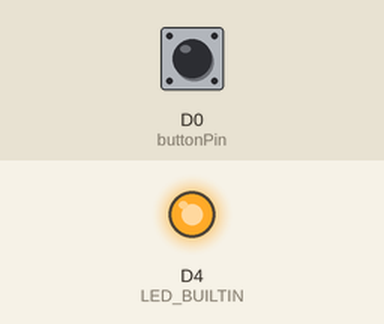
Simulated run of this sketch. Board: ESP8266 (Wemos D1 mini). Shown: output pins drawn as LEDs (lit = HIGH, except the on-board LED, lit = LOW). The test bench sets the inputs (shaded band); at power-on: D0 (buttonPin) LOW. WiFi joins after 1.5 s; servers stay silent unless stated; what the sketch prints to the serial monitor is not drawn.

Above: at 3.7 s.
3.8 s: D0 (buttonPin) pulled HIGH for 0.15 s
At 4.8 s:
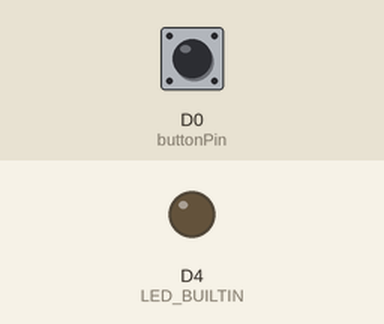
5.4 s: D0 (buttonPin) pulled HIGH for 3.2 s
At 6.4 s:
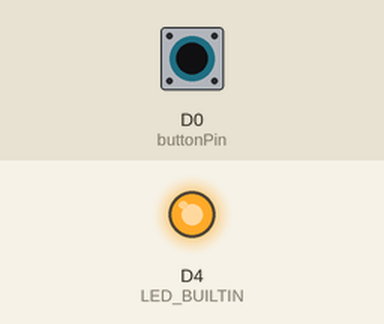
Timing chart, 0 to 10.1 s (numbered marks = the images above; inputs shaded):
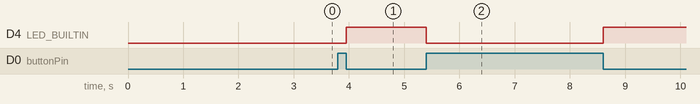

Measured:
- after the input at 3.8 s, D4 (LED_BUILTIN): LOW → HIGH after 0.15 s
- after the input at 5.4 s, D4 (LED_BUILTIN): HIGH → LOW at once, → HIGH 3.2 s later

The sketch:

sender.ino
```cpp
#define THINGER_SERVER "ostkakan.cer.sgsnet.se"
//This define has to be at the top of the document and contains the location of the thinger server

//Sender represents a sensor sending data

//Libraries for Wifi connectivity
#include <SPI.h>
#include <ESP8266WiFi.h>
//#include <ThingerWifi.h>
#include <ThingerESP8266.h>

//Login for Thinger server
#define USER_ID             "Kloutschek"
#define DEVICE_ID           "wemos"
#define DEVICE_CREDENTIAL   "hejsan"

//Potential output pin
#define buttonPin D0


//const char *ssid = "iBlixt";
//const char *password = "DanielWassbjer";

const char *ssid = "iBlixt";
const char *password = "DanielWassbjer";

//const int  buttonPin = 0;    // the pin that the pushbutton is attached to
int buttonState = 0;         // current state of the button
int lastButtonState = 0;   // previous state of the button

ThingerESP8266 thing(USER_ID, DEVICE_ID, DEVICE_CREDENTIAL);

void setup() {

  // initialize the button pin as a input:
  pinMode(buttonPin, INPUT);

  //Using the builtin LED to show when data is sent, might not be needed later
  pinMode(LED_BUILTIN, OUTPUT);
  digitalWrite(LED_BUILTIN, LOW);

  //Setting up Wifi
  delay(1000);
  Serial.begin(115200);
  //thing.add_wifi(ssid, password);
  WiFi.begin(ssid, password);

  Serial.print("Connecting");
  while (WiFi.status() != WL_CONNECTED)
  {
    delay(500);
    Serial.print(".");
  }
  Serial.println("success!");
  Serial.print("IP Address is: ");
  Serial.println(WiFi.localIP());

  /* Sends random numbers to server
  thing["send"] >> [](pson& out){
    out = rand(); // or just a fixed number (out = 3;)
  };*/
}

//Function to send message to another device
void sendMessage(){
  pson data;

  //message is hej, can be changed, "instrument" is the reciever.
  data["message"] = "hej";
  thing.call_device("instrument", "receive" , data);
  //thing.stream(thing["send"]);
}

void loop() {
  //Fixes the thinger things
  thing.handle();

  // read the pushbutton input pin:
  buttonState = digitalRead(buttonPin);
  //Serial.println(buttonState);

  if (buttonState != lastButtonState) {
    // if the state has changed, increment the counter
    if (buttonState == LOW) {
      // if the current state is HIGH then the button went from off to on:

      Serial.println("Message was sent");
      digitalWrite(LED_BUILTIN, HIGH);

    } else {
      // if the current state is LOW then the button went from on to off:
      sendMessage();
      digitalWrite(LED_BUILTIN, LOW);
    }
    // Delay a little bit to avoid bouncing
    //delay(50);
  }
  // save the current state as the last state, for next time through the loop
  lastButtonState = buttonState;
}
```
